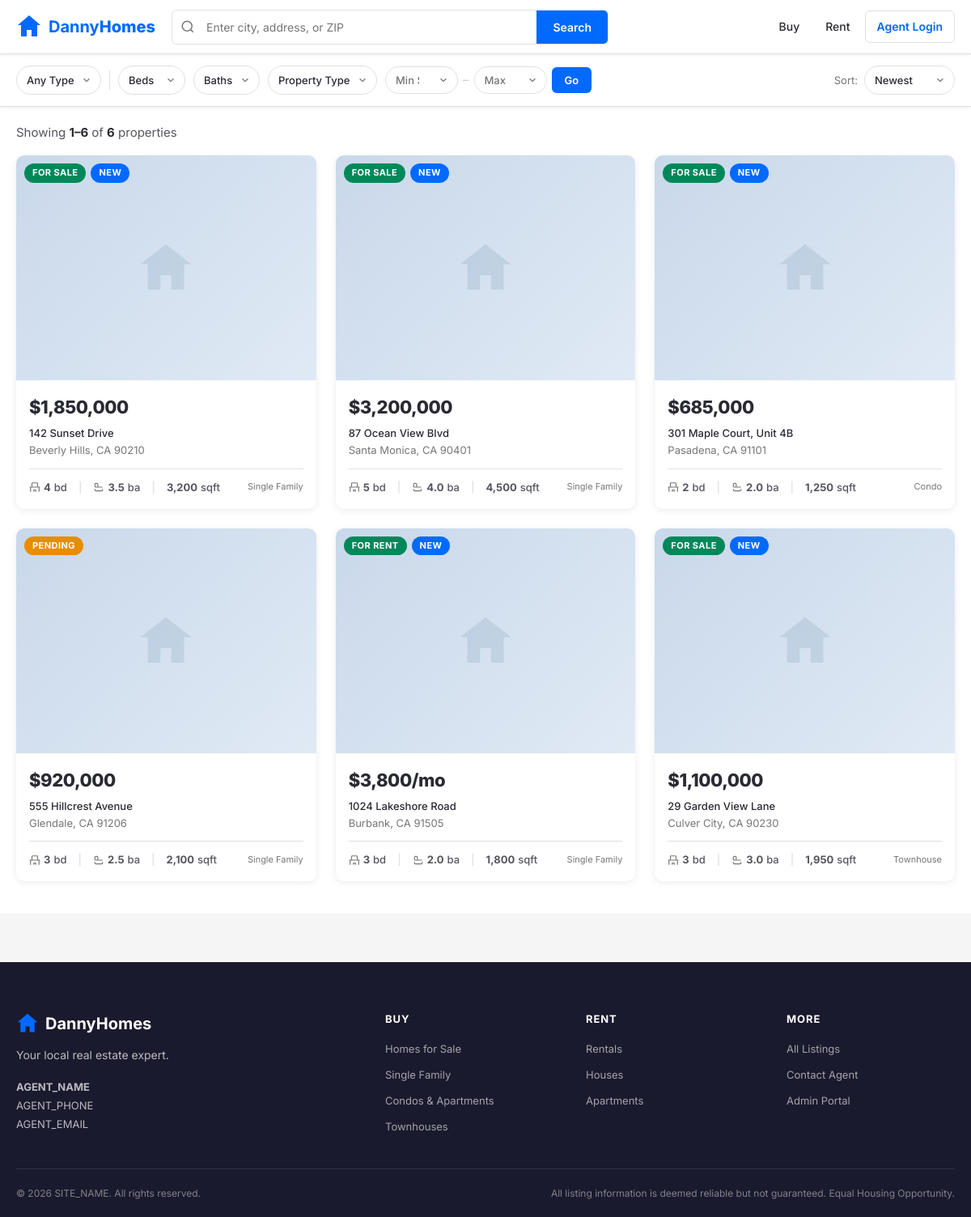
Page /v2/listings.php on the committed database.
### tables this page shows
CREATE TABLE IF NOT EXISTS `properties` (
  `id`             INT UNSIGNED     NOT NULL AUTO_INCREMENT,
  `address`        VARCHAR(255)     NOT NULL,
  `city`           VARCHAR(100)     NOT NULL,
  `state`          VARCHAR(50)      NOT NULL,
  `zip`            VARCHAR(20)      NOT NULL,
  `price`          DECIMAL(14,2)    NOT NULL,
  `beds`           TINYINT UNSIGNED NOT NULL DEFAULT 0,
  `baths`          DECIMAL(4,1)     NOT NULL DEFAULT 0,
  `sqft`           INT UNSIGNED     NULL,
  `lot_sqft`       INT UNSIGNED     NULL,
  `year_built`     SMALLINT         NULL,
  `property_type`  VARCHAR(50)      NOT NULL DEFAULT 'Single Family',
  `listing_type`   ENUM('sale','rent') NOT NULL DEFAULT 'sale',
  `status`         ENUM('active','pending','sold','off-market') NOT NULL DEFAULT 'active',
  `description`    TEXT             NULL,
  `photos`         JSON             NULL COMMENT 'JSON array of relative image paths',
  `hoa_fee`        DECIMAL(10,2)    NULL,
  `garage`         TINYINT UNSIGNED NULL COMMENT 'number of garage spaces',
  `mls_id`         VARCHAR(100)     NULL COMMENT 'MLS listing number (NULL for manual entries)',
  `source`         ENUM('manual','mls') NOT NULL DEFAULT 'manual',
  `created_at`     TIMESTAMP        NOT NULL DEFAULT CURRENT_TIMESTAMP,
  `updated_at`     TIMESTAMP        NOT NULL DEFAULT CURRENT_TIMESTAMP ON UPDATE CURRENT_TIMESTAMP,
  PRIMARY KEY (`id`),
  INDEX `idx_status`       (`status`),
  INDEX `idx_listing_type` (`listing_type`),
  INDEX `idx_city_state`   (`city`, `state`),
  INDEX `idx_price`        (`price`),
  INDEX `idx_source`       (`source`),
  UNIQUE KEY `uk_mls_id`   (`mls_id`)
);

### v2/includes/db.php (called while the page is built, shortened)
<?php
function db(): PDO {
    static $pdo = null;
    if ($pdo !== null) {
        return $pdo;
    }
    $dsn = sprintf(
        'mysql:host=%s;dbname=%s;charset=%s',
        DB_HOST, DB_NAME, DB_CHARSET
    );
    $options = [
        PDO::ATTR_ERRMODE            => PDO::ERRMODE_EXCEPTION,
        PDO::ATTR_DEFAULT_FETCH_MODE => PDO::FETCH_ASSOC,
        PDO::ATTR_EMULATE_PREPARES   => false,
    ];
    try {
        $pdo = new PDO($dsn, DB_USER, DB_PASS, $options);
    } catch (PDOException $e) {
        error_log('Database connection failed: ' . $e->getMessage());
        http_response_code(503);
        exit('<h1>Service temporarily unavailable</h1><p>Please try again shortly.</p>');
    }
    return $pdo;
}

### v2/listings.php (the view, shortened to what this page needs)
<?php
require_once __DIR__ . '/includes/db.php';
require_once __DIR__ . '/includes/functions.php';
$q            = trim(strip_tags($_GET['q']            ?? ''));
$type         = in_array($_GET['type'] ?? '', ['sale','rent']) ? $_GET['type'] : '';
$status       = in_array($_GET['status'] ?? '', ['active','pending','sold']) ? $_GET['status'] : '';
$minPrice     = isset($_GET['min_price'])     && is_numeric($_GET['min_price'])     ? (float)$_GET['min_price']     : null;
$maxPrice     = isset($_GET['max_price'])     && is_numeric($_GET['max_price'])     ? (float)$_GET['max_price']     : null;
$minBeds      = isset($_GET['min_beds'])      && is_numeric($_GET['min_beds'])      ? (int)$_GET['min_beds']        : null;
$minBaths     = isset($_GET['min_baths'])     && is_numeric($_GET['min_baths'])     ? (float)$_GET['min_baths']     : null;
$propertyType = trim(strip_tags($_GET['property_type'] ?? ''));
$sort         = in_array($_GET['sort'] ?? '', ['newest','price_asc','price_desc','beds_desc','sqft_desc'])
                ? $_GET['sort'] : 'newest';
$page         = max(1, (int)($_GET['page'] ?? 1));
$filters = array_filter([
    'q'             => $q,
    'type'          => $type,
    'status'        => $status,
    'min_price'     => $minPrice,
    'max_price'     => $maxPrice,
    'min_beds'      => $minBeds,
    'min_baths'     => $minBaths,
    'property_type' => $propertyType,
]);
$result = getProperties($filters, $sort, $page, 12);
$rows   = $result['rows'];
$searchQuery = $q;
require __DIR__ . '/includes/header.php';
?>
<form class="filters-bar" method="get" action="/v2/listings.php" id="filterForm">
  <div class="container filters-inner">
    <select name="type" class="filter-select <?= $type ? 'active' : '' ?>" data-auto-submit aria-label="Listing type">
      <option value="">Any Type</option>
    </select>
    <select name="min_beds" class="filter-select <?= $minBeds ? 'active' : '' ?>" data-auto-submit aria-label="Minimum bedrooms">
      <option value="">Beds</option>
    </select>
    <select name="min_baths" class="filter-select <?= $minBaths ? 'active' : '' ?>" data-auto-submit aria-label="Minimum bathrooms">
      <option value="">Baths</option>
    </select>
    <select name="property_type" class="filter-select <?= $propertyType ? 'active' : '' ?>" data-auto-submit aria-label="Property type">
      <option value="">Property Type</option>
    </select>
    <div style="display:flex; align-items:center; gap:6px; flex-wrap:wrap;">
      <input type="number" name="min_price" placeholder="Min $" value="<?= $minPrice ? (int)$minPrice : '' ?>"
             class="filter-select" style="width:90px;" aria-label="Minimum price">
      <span style="color:#ccc;">–</span>
      <input type="number" name="max_price" placeholder="Max $" value="<?= $maxPrice ? (int)$maxPrice : '' ?>"
             class="filter-select" style="width:90px;" aria-label="Maximum price">
      <button type="submit" class="btn btn-primary btn-sm">Go</button>
    </div>
    <div class="filters-sort">
      <span class="sort-label">Sort:</span>
      <select name="sort" class="filter-select" data-auto-submit aria-label="Sort order">
        <option value="newest"     <?= $sort==='newest'     ?'selected':'' ?>>Newest</option>
      </select>
    </div>
  </div>
</form>
<div style="background: var(--clr-white); min-height: 60vh;">
  <div class="container">
    <div class="results-header">
      <p class="results-count">
        <?php if ($result['total'] === 0): ?>
          No results found
        <?php else: ?>
          Showing <strong><?= number_format(($page-1)*12+1) ?>–<?= min($page*12, $result['total']) ?></strong>
          of <strong><?= number_format($result['total']) ?></strong>
          <?= $q ? ' results for <em>' . e($q) . '</em>' : ' properties' ?>
        <?php endif; ?>
      </p>
    </div>
    <?php if (empty($rows)): ?>
      <div class="no-results">
        <svg width="80" height="80" viewBox="0 0 24 24" fill="none" stroke="currentColor" stroke-width="1.2" aria-hidden="true">
          <circle cx="11" cy="11" r="8"/><line x1="21" y1="21" x2="16.65" y2="16.65"/>
        </svg>
        <h3>No properties found</h3>
        <p>Try adjusting your filters or search a different area.</p>
        <a href="/v2/listings.php" class="btn btn-primary mt-4">View All Listings</a>
      </div>
    <?php else: ?>
      <div class="property-grid" style="padding-bottom:40px;">
        <?php foreach ($rows as $p): ?>
          <?php
            $photo   = firstPhoto($p['photos']);
            $isRent  = ($p['listing_type'] === 'rent');
            $isNew   = isNewListing($p['created_at']);
            $url     = '/property.php?id=' . (int)$p['id'];
          ?>
          <article class="property-card">
            <a href="<?= e($url) ?>" class="card-photo-wrap" tabindex="-1">
              <?php if ($photo !== '/assets/img/house-placeholder.svg'): ?>
                <img src="<?= e($photo) ?>" alt="<?= e($p['address']) ?>" loading="lazy">
              <?php else: ?>
                <div class="photo-placeholder">
                  <svg width="72" height="72" viewBox="0 0 64 64" fill="none">
                    <path d="M32 6L4 28H12V56H26V40H38V56H52V28H60L32 6Z" fill="#9BB5CB"/>
                  </svg>
                </div>
              <?php endif; ?>
              <div class="card-badge-row">
                <?= statusBadge($p['status'], $p['listing_type']) ?>
                <?php if ($isNew && $p['status']==='active'): ?><span class="badge badge-new">New</span><?php endif; ?>
              </div>
            </a>
            <div class="card-body">
              <a href="<?= e($url) ?>">
                <div class="card-price"><?= formatPrice((float)$p['price'], $isRent) ?></div>
                <div class="card-address">
                  <strong><?= e($p['address']) ?></strong><br>
                  <?= e($p['city']) ?>, <?= e($p['state']) ?> <?= e($p['zip']) ?>
                </div>
              </a>
              <div class="card-stats">
                <span class="card-stat">
                  <svg width="14" height="14" viewBox="0 0 24 24" fill="none" stroke="currentColor" stroke-width="2" aria-hidden="true"><path d="M3 22V12M21 22V12M1 12h22M6 12V4.5C6 3.7 6.7 3 7.5 3h9c.8 0 1.5.7 1.5 1.5V12M10 22V18h4v4"/></svg>
                  <strong><?= (int)$p['beds'] ?></strong> bd
                </span>
                <span class="card-stat-sep">|</span>
                <span class="card-stat">
                  <svg width="14" height="14" viewBox="0 0 24 24" fill="none" stroke="currentColor" stroke-width="2" aria-hidden="true"><path d="M4 12h16M4 12V6a2 2 0 0 1 2-2h2a2 2 0 0 1 2 2v6M4 16v2a2 2 0 0 0 2 2h12a2 2 0 0 0 2-2v-2"/></svg>
                  <strong><?= number_format((float)$p['baths'],1) ?></strong> ba
                </span>
                <?php if ($p['sqft']): ?>
                <span class="card-stat-sep">|</span>
                <span class="card-stat"><strong><?= number_format((int)$p['sqft']) ?></strong> sqft</span>
                <?php endif; ?>
                <span class="card-type-badge"><?= e($p['property_type']) ?></span>
              </div>
            </div>
          </article>
        <?php endforeach; ?>
      </div>
    <?php endif; ?>
  </div>
</div>
<?php require __DIR__ . '/includes/footer.php'; ?>

### v2/includes/header.php (shortened to what this page needs)
<!DOCTYPE html>
<html lang="en">
<head>
  <link rel="stylesheet" href="/v2/assets/css/style.css">
</head>
<body class="<?= isset($bodyClass) ? e($bodyClass) : '' ?>">
<header class="site-header <?= isset($headerTransparent) && $headerTransparent ? 'is-transparent' : '' ?>">
  <div class="header-inner container">
    <a href="/v2/" class="site-logo" aria-label="<?= e(SITE_NAME) ?> Home">
      <svg width="32" height="32" viewBox="0 0 32 32" fill="none" xmlns="http://www.w3.org/2000/svg" aria-hidden="true">
        <path d="M16 2L2 14H6V28H13V20H19V28H26V14H30L16 2Z" fill="currentColor"/>
      </svg>
      <span class="logo-text">Danny<strong>Homes</strong></span>
    </a>
    <?php if (empty($hideHeaderSearch)): ?>
    <form class="header-search-form" action="/v2/listings.php" method="get" role="search">
      <div class="header-search-wrap">
        <svg class="search-icon" width="18" height="18" viewBox="0 0 24 24" fill="none" stroke="currentColor" stroke-width="2" aria-hidden="true">
          <circle cx="11" cy="11" r="8"/><line x1="21" y1="21" x2="16.65" y2="16.65"/>
        </svg>
        <input
          type="search"
          name="q"
          class="header-search-input"
          placeholder="Enter city, address, or ZIP"
          value="<?= isset($searchQuery) ? e($searchQuery) : '' ?>"
          aria-label="Search properties"
          autocomplete="off"
        >
        <button type="submit" class="btn btn-primary header-search-btn">Search</button>
      </div>
    </form>
    <?php endif; ?>
    <nav class="main-nav" aria-label="Main navigation">
      <a href="/v2/listings.php?type=sale" class="nav-link">Buy</a>
      <a href="/v2/listings.php?type=rent" class="nav-link">Rent</a>
      <a href="/v2/admin/login.php" class="nav-link nav-link-agent">Agent Login</a>
    </nav>
  </div>
</header>

### v2/includes/functions.php (shortened to what this page needs)
<?php
require_once __DIR__ . '/db.php';
function formatPrice(float $price, bool $isRent = false): string {
    $fmt = '$' . number_format($price, 0);
    return $isRent ? $fmt . '/mo' : $fmt;
}
function e(string $s): string {
    return htmlspecialchars($s, ENT_QUOTES, 'UTF-8');
}
function decodePhotos(mixed $json): array {
    $decoded = is_string($json) ? json_decode($json, true) : $json;
    return is_array($decoded) ? $decoded : [];
}
function firstPhoto(mixed $json): string {
    $photos = decodePhotos($json);
    return !empty($photos) ? UPLOAD_URL . $photos[0] : '/assets/img/house-placeholder.svg';
}
function isNewListing(string $createdAt): bool {
    return strtotime($createdAt) >= strtotime('-7 days');
}
function statusBadge(string $status, string $listingType): string {
    $labels = [
        'active'     => ($listingType === 'rent') ? 'For Rent' : 'For Sale',
        'pending'    => 'Pending',
        'sold'       => 'Sold',
        'off-market' => 'Off Market',
    ];
    $label = $labels[$status] ?? ucfirst($status);
    return '<span class="badge badge-' . e($status) . '">' . e($label) . '</span>';
}
function getProperties(array $filters = [], string $sort = 'newest', int $page = 1, int $perPage = 12): array {
    $where  = ['p.status != "off-market"'];
    $params = [];
    $sortClause = match($sort) {
        'price_asc'  => 'p.price ASC',
        'price_desc' => 'p.price DESC',
        'beds_desc'  => 'p.beds DESC',
        'sqft_desc'  => 'p.sqft DESC',
        default      => 'p.created_at DESC',
    };
    $whereStr = implode(' AND ', $where);
    $offset   = ($page - 1) * $perPage;
    $countSql  = "SELECT COUNT(*) FROM properties p WHERE $whereStr";
    $countStmt = db()->prepare($countSql);
    $countStmt->execute($params);
    $total = (int)$countStmt->fetchColumn();
    $sql  = "SELECT * FROM properties p WHERE $whereStr ORDER BY $sortClause LIMIT :limit OFFSET :offset";
    $stmt = db()->prepare($sql);
    $stmt->bindValue(':limit',  $perPage, PDO::PARAM_INT);
    $stmt->bindValue(':offset', $offset,  PDO::PARAM_INT);
    $stmt->execute();
    $rows = $stmt->fetchAll();
    return [
        'rows'       => $rows,
        'total'      => $total,
        'page'       => $page,
        'per_page'   => $perPage,
        'last_page'  => (int)ceil($total / $perPage),
    ];
}

### v2/includes/footer.php (shortened to what this page needs)
<footer class="site-footer">
  <div class="container">
    <div class="footer-grid">
      <div class="footer-brand">
        <a href="/v2/" class="site-logo footer-logo">
          <svg width="28" height="28" viewBox="0 0 32 32" fill="none" xmlns="http://www.w3.org/2000/svg">
            <path d="M16 2L2 14H6V28H13V20H19V28H26V14H30L16 2Z" fill="currentColor"/>
          </svg>
          <span>Danny<strong>Homes</strong></span>
        </a>
        <p class="footer-tagline">Your local real estate expert.</p>
        <p class="footer-contact">
          <strong><?= e(AGENT_NAME) ?></strong><br>
          <a href="tel:<?= e(AGENT_PHONE) ?>"><?= e(AGENT_PHONE) ?></a><br>
          <a href="mailto:<?= e(AGENT_EMAIL) ?>"><?= e(AGENT_EMAIL) ?></a>
        </p>
      </div>
      <div class="footer-links-col">
        <h4>Buy</h4>
        <ul>
          <li><a href="/v2/listings.php?type=sale">Homes for Sale</a></li>
          <li><a href="/v2/listings.php?type=sale&property_type=Single+Family">Single Family</a></li>
          <li><a href="/v2/listings.php?type=sale&property_type=Condo">Condos &amp; Apartments</a></li>
          <li><a href="/v2/listings.php?type=sale&property_type=Townhouse">Townhouses</a></li>
        </ul>
      </div>
      <div class="footer-links-col">
        <h4>Rent</h4>
        <ul>
          <li><a href="/v2/listings.php?type=rent">Rentals</a></li>
          <li><a href="/v2/listings.php?type=rent&property_type=Single+Family">Houses</a></li>
          <li><a href="/v2/listings.php?type=rent&property_type=Apartment">Apartments</a></li>
        </ul>
      </div>
      <div class="footer-links-col">
        <h4>More</h4>
        <ul>
          <li><a href="/v2/listings.php">All Listings</a></li>
          <li><a href="mailto:<?= e(AGENT_EMAIL) ?>">Contact Agent</a></li>
          <li><a href="/v2/admin/">Admin Portal</a></li>
        </ul>
      </div>
    </div>
    <div class="footer-bottom">
      <p>&copy; <?= date('Y') ?> <?= e(SITE_NAME) ?>. All rights reserved.</p>
      <p class="footer-disclaimer">
        All listing information is deemed reliable but not guaranteed.
        Equal Housing Opportunity.
      </p>
    </div>
  </div>
</footer>
</body>
</html>

### rows in the picture
properties: label "FOR SALE", shows "NEW", formatPrice((float)$p['price'], $isRent) "$1,850,000", address "142 Sunset Drive", city "Beverly Hills", state "CA", zip "90210", beds "4", baths "3.5", sqft "3,200", property_type "Single Family"
properties: label "FOR SALE", shows "NEW", formatPrice((float)$p['price'], $isRent) "$3,200,000", address "87 Ocean View Blvd", city "Santa Monica", state "CA", zip "90401", beds "5", baths "4.0", sqft "4,500", property_type "Single Family"
properties: label "FOR SALE", shows "NEW", formatPrice((float)$p['price'], $isRent) "$685,000", address "301 Maple Court, Unit 4B", city "Pasadena", state "CA", zip "91101", beds "2", baths "2.0", sqft "1,250", property_type "Condo"
properties: label "PENDING", formatPrice((float)$p['price'], $isRent) "$920,000", address "555 Hillcrest Avenue", city "Glendale", state "CA", zip "91206", beds "3", baths "2.5", sqft "2,100", property_type "Single Family"
properties: label "FOR RENT", shows "NEW", formatPrice((float)$p['price'], $isRent) "$3,800/mo", address "1024 Lakeshore Road", city "Burbank", state "CA", zip "91505", beds "3", baths "2.0", sqft "1,800", property_type "Single Family"
properties: label "FOR SALE", shows "NEW", formatPrice((float)$p['price'], $isRent) "$1,100,000", address "29 Garden View Lane", city "Culver City", state "CA", zip "90230", beds "3", baths "3.0", sqft "1,950", property_type "Townhouse"

### other values in the picture
min($page*12, $result['total']) "6"
$result['total'] "6"
AGENT_NAME "AGENT_NAME"
AGENT_PHONE "AGENT_PHONE"
AGENT_EMAIL "AGENT_EMAIL"
SITE_NAME "SITE_NAME"
